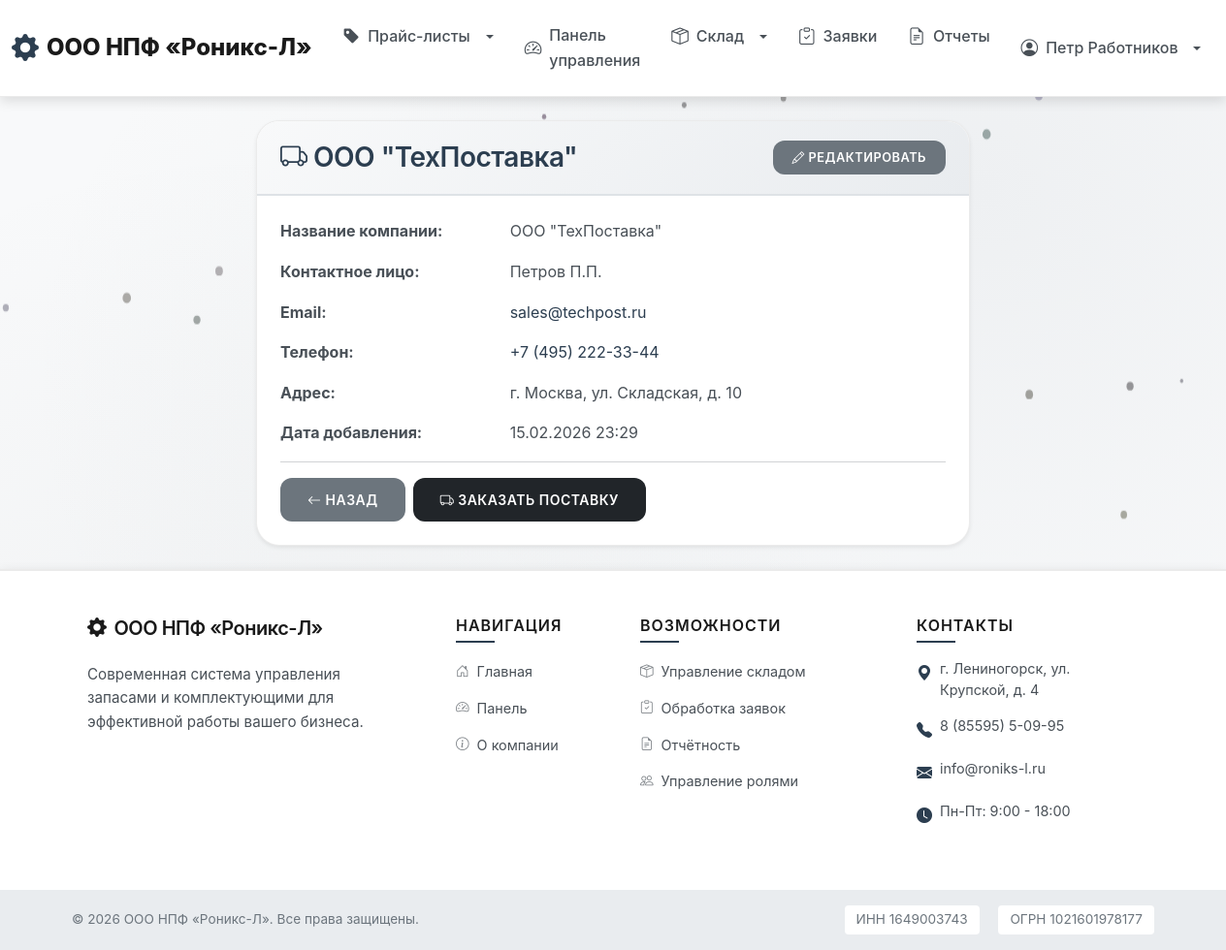
The app's page /inventory/suppliers/2/ (signed in) with its own data.
### users/models.py (models this page shows, shortened)
class User(AbstractUser):
    ROLE_CHOICES = [
        ('client', 'Клиент'),
        ('worker', 'Работник сервисного центра'),
    ]
    role = models.CharField(
        'Роль',
        max_length=20,
        choices=ROLE_CHOICES,
        default='client'
    )
    phone = models.CharField('Телефон', max_length=20, blank=True)
    address = models.TextField('Адрес', blank=True)
    created_at = models.DateTimeField('Дата регистрации', auto_now_add=True)
    updated_at = models.DateTimeField('Дата обновления', auto_now=True)
    class Meta:
        verbose_name = 'Пользователь'
        verbose_name_plural = 'Пользователи'
        ordering = ['-created_at']
    @property
    def is_worker(self):
        return self.role == 'worker'

### inventory/models.py (models this page shows, shortened)
class Supplier(models.Model):
    name = models.CharField('Название компании', max_length=200)
    contact_person = models.CharField('Контактное лицо', max_length=200)
    email = models.EmailField('Email')
    phone = models.CharField('Телефон', max_length=20)
    address = models.TextField('Адрес')
    created_at = models.DateTimeField('Дата добавления', auto_now_add=True)
    class Meta:
        verbose_name = 'Поставщик'
        verbose_name_plural = 'Поставщики'
        ordering = ['name']

### inventory/views.py (the view)
# urls.py: path('suppliers/<int:pk>/', views.supplier_detail, name='supplier_detail'),
@login_required
def supplier_detail(request, pk):
    if not (request.user.is_worker or request.user.is_superuser):
        messages.error(request, 'У вас нет доступа к этой странице.')
        return redirect('core:dashboard')
    supplier = get_object_or_404(Supplier, pk=pk)
    return render(request, 'inventory/supplier_detail.html', {'supplier': supplier})

### templates/inventory/supplier_detail.html (shortened to what this page needs)
{% extends 'base.html' %}
{% block content %}
<div class="container">
    <div class="row">
        <div class="col-lg-8 mx-auto">
            <div class="card shadow-sm">
                <div class="card-header d-flex justify-content-between align-items-center" style="background: linear-gradient(135deg, #f8f9fa 0%, #e9ecef 100%); border-bottom: 2px solid #dee2e6;">
                    <h3 class="mb-0" style="color: #2c3e50; font-weight: 600;">
                        <i class="bi bi-truck"></i> {{ supplier.name }}
                    </h3>
                    {% if user.is_worker or user.is_superuser %}
                        <a href="{% url 'inventory:supplier_edit' supplier.pk %}" class="btn btn-secondary btn-sm">
                            <i class="bi bi-pencil"></i> Редактировать
                        </a>
                    {% endif %}
                </div>
                <div class="card-body p-4">
                    <div class="row mb-3">
                        <div class="col-md-4 fw-bold">Название компании:</div>
                        <div class="col-md-8">{{ supplier.name }}</div>
                    </div>
                    <div class="row mb-3">
                        <div class="col-md-4 fw-bold">Контактное лицо:</div>
                        <div class="col-md-8">{{ supplier.contact_person }}</div>
                    </div>
                    <div class="row mb-3">
                        <div class="col-md-4 fw-bold">Email:</div>
                        <div class="col-md-8">
                            <a href="mailto:{{ supplier.email }}">{{ supplier.email }}</a>
                        </div>
                    </div>
                    <div class="row mb-3">
                        <div class="col-md-4 fw-bold">Телефон:</div>
                        <div class="col-md-8">
                            <a href="tel:{{ supplier.phone }}">{{ supplier.phone }}</a>
                        </div>
                    </div>
                    <div class="row mb-3">
                        <div class="col-md-4 fw-bold">Адрес:</div>
                        <div class="col-md-8">{{ supplier.address }}</div>
                    </div>
                    <div class="row mb-3">
                        <div class="col-md-4 fw-bold">Дата добавления:</div>
                        <div class="col-md-8">{{ supplier.created_at|date:"d.m.Y H:i" }}</div>
                    </div>
                    <hr>
                    <div class="d-flex gap-2">
                        <a href="{% url 'inventory:supplier_list' %}" class="btn btn-secondary">
                            <i class="bi bi-arrow-left"></i> Назад
                        </a>
                        {% if user.is_worker or user.is_superuser %}
                            <a href="{% url 'inventory:supplier_create_supply' supplier.pk %}" class="btn btn-dark">
                                <i class="bi bi-truck"></i> Заказать поставку
                            </a>
                        {% endif %}
                    </div>
                </div>
            </div>
        </div>
    </div>
</div>
{% endblock %}

### templates/base.html (shortened to what this page needs)
<!DOCTYPE html>
<html lang="ru">
<head>
    <link href="https://cdn.jsdelivr.net/npm/bootstrap@5.3.0/dist/css/bootstrap.min.css" rel="stylesheet">
    <link rel="stylesheet" href="https://cdn.jsdelivr.net/npm/bootstrap-icons@1.11.0/font/bootstrap-icons.css">
    {% load static %}
    <link rel="stylesheet" href="{% static 'css/style.css' %}">
</head>
<body class="d-flex flex-column min-vh-100">
    <nav class="navbar navbar-expand-lg navbar-light sticky-top">
        <div class="container-fluid">
            <a class="navbar-brand company-logo" href="{% url 'core:home' %}">
                <i class="bi bi-gear-fill"></i> ООО НПФ «Роникс-Л»
            </a>
            <div class="collapse navbar-collapse" id="navbarNav">
                <ul class="navbar-nav me-auto">
                    <li class="nav-item dropdown">
                        <a class="nav-link dropdown-toggle" href="#" role="button" data-bs-toggle="dropdown">
                            <i class="bi bi-tag-fill"></i> Прайс-листы
                        </a>
                    </li>
                    {% if user.is_authenticated %}
                        <li class="nav-item">
                            <a class="nav-link" href="{% url 'core:dashboard' %}">
                                <i class="bi bi-speedometer2"></i> Панель управления
                            </a>
                        </li>
                        {% if user.is_worker or user.is_superuser %}
                            <li class="nav-item dropdown">
                                <a class="nav-link dropdown-toggle" href="#" role="button" data-bs-toggle="dropdown">
                                    <i class="bi bi-box-seam"></i> Склад
                                </a>
                            </li>
                        {% endif %}
                        <li class="nav-item">
                            <a class="nav-link" href="{% url 'orders:order_list' %}">
                                <i class="bi bi-clipboard-check"></i> Заявки
                            </a>
                        </li>
                        {% if user.is_worker or user.is_superuser %}
                            <li class="nav-item">
                                <a class="nav-link" href="{% url 'reports:home' %}">
                                    <i class="bi bi-file-earmark-text"></i> Отчеты
                                </a>
                            </li>
                        {% endif %}
                    {% endif %}
                </ul>
                <ul class="navbar-nav ms-auto">
                    {% if user.is_authenticated %}
                        <li class="nav-item dropdown">
                            <a class="nav-link dropdown-toggle" href="#" role="button" data-bs-toggle="dropdown">
                                <i class="bi bi-person-circle"></i> {{ user.get_full_name|default:user.username }}
                            </a>
                        </li>
                    {% endif %}
                </ul>
            </div>
        </div>
    </nav>
    <main class="container-fluid py-4 flex-grow-1">
        {% block content %}{% endblock %}
    </main>
    <footer class="footer-modern mt-auto">
        <div class="footer-top py-5">
            <div class="container">
                <div class="row g-4">
                    <div class="col-lg-4 col-md-6">
                        <div class="footer-section">
                            <h5 class="footer-title mb-4">
                                <i class="bi bi-gear-fill me-2"></i>ООО НПФ «Роникс-Л»
                            </h5>
                            <p class="footer-text mb-3">
                                Современная система управления запасами и комплектующими для эффективной работы вашего бизнеса.
                            </p>
                        </div>
                    </div>
                    <div class="col-lg-2 col-md-6">
                        <div class="footer-section">
                            <h6 class="footer-subtitle mb-3">Навигация</h6>
                            <ul class="footer-links">
                                <li><a href="{% url 'core:home' %}"><i class="bi bi-house-door me-2"></i>Главная</a></li>
                                {% if user.is_authenticated %}
                                <li><a href="{% url 'core:dashboard' %}"><i class="bi bi-speedometer2 me-2"></i>Панель</a></li>
                                {% endif %}
                                <li><a href="{% url 'core:about' %}"><i class="bi bi-info-circle me-2"></i>О компании</a></li>
                            </ul>
                        </div>
                    </div>
                    <div class="col-lg-3 col-md-6">
                        <div class="footer-section">
                            <h6 class="footer-subtitle mb-3">Возможности</h6>
                            <ul class="footer-links">
                                <li><a href="#"><i class="bi bi-box-seam me-2"></i>Управление складом</a></li>
                                <li><a href="#"><i class="bi bi-clipboard-check me-2"></i>Обработка заявок</a></li>
                                <li><a href="#"><i class="bi bi-file-earmark-text me-2"></i>Отчётность</a></li>
                                <li><a href="#"><i class="bi bi-people me-2"></i>Управление ролями</a></li>
                            </ul>
                        </div>
                    </div>
                    <div class="col-lg-3 col-md-6">
                        <div class="footer-section">
                            <h6 class="footer-subtitle mb-3">Контакты</h6>
                            <ul class="footer-contacts">
                                <li>
                                    <i class="bi bi-geo-alt-fill me-2"></i>
                                    <span>г. Лениногорск, ул. Крупской, д. 4</span>
                                </li>
                                <li>
                                    <i class="bi bi-telephone-fill me-2"></i>
                                    <span>8 (85595) 5-09-95</span>
                                </li>
                                <li>
                                    <i class="bi bi-envelope-fill me-2"></i>
                                    <span>info@roniks-l.ru</span>
                                </li>
                                <li>
                                    <i class="bi bi-clock-fill me-2"></i>
                                    <span>Пн-Пт: 9:00 - 18:00</span>
                                </li>
                            </ul>
                        </div>
                    </div>
                </div>
            </div>
        </div>
        <div class="footer-bottom py-3">
            <div class="container">
                <div class="row align-items-center">
                    <div class="col-md-6 text-center text-md-start mb-2 mb-md-0">
                        <p class="footer-copyright mb-0">
                            &copy; 2026 ООО НПФ «Роникс-Л». Все права защищены.
                        </p>
                    </div>
                    <div class="col-md-6 text-center text-md-end">
                        <p class="footer-legal mb-0">
                            <span class="me-3">ИНН 1649003743</span>
                            <span>ОГРН 1021601978177</span>
                        </p>
                    </div>
                </div>
            </div>
        </div>
    </footer>
</body>
</html>

### records on screen
User: get_full_name "Петр Работников"
Supplier: name "ООО \"ТехПоставка\"", contact_person "Петров П.П.", email "sales@techpost.ru", phone "+7 (495) 222-33-44", address "г. Москва, ул. Складская, д. 10", created_at "15.02.2026 23:29"
